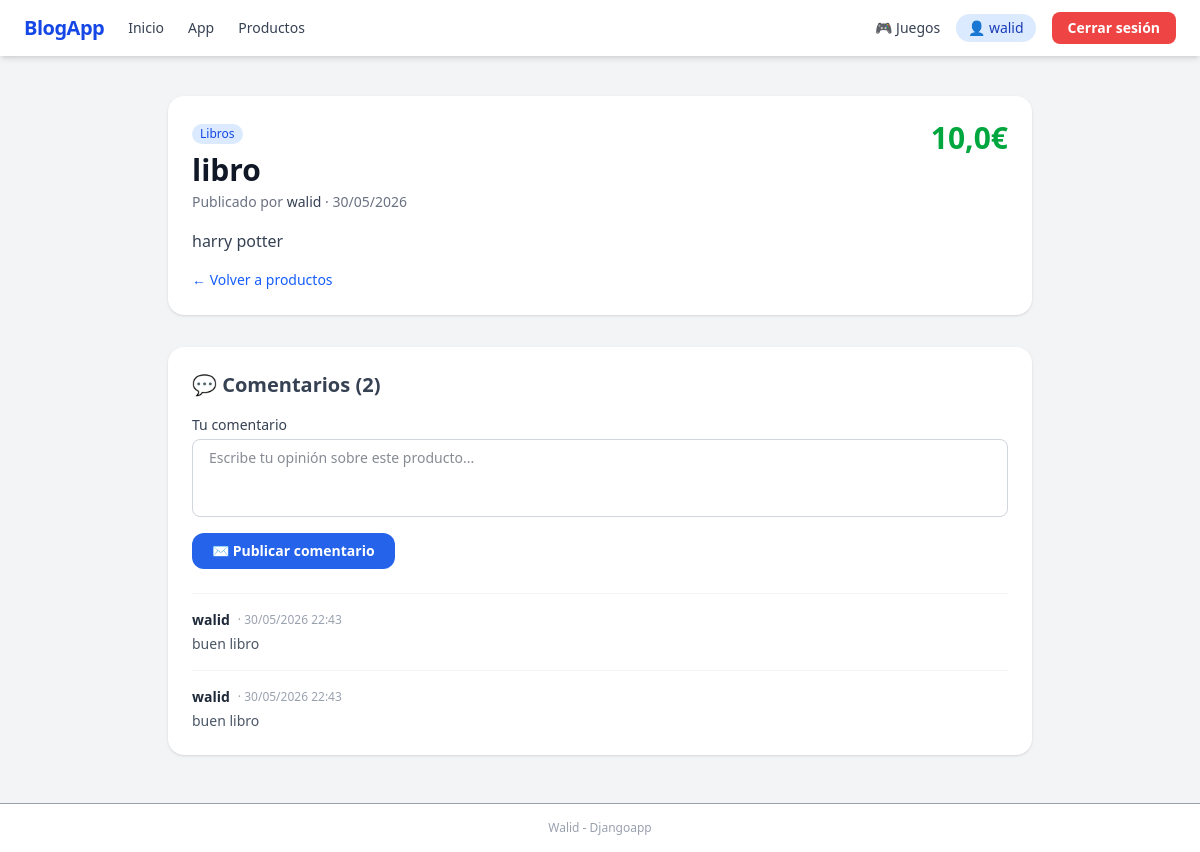
The page /products/4/ (signed in) on the database its author committed.
### djangoapp/models.py (models this page shows, shortened)
class Product(models.Model):
    CATEGORY_CHOICES = [
        ('LIB', 'Libros'),
        ('TEC', 'Tecnología'),
        ('OTR', 'Otros'),
    ]
    name = models.CharField(max_length=100)
    price = models.FloatField()
    description = models.TextField()
    category = models.CharField(max_length=3, choices=CATEGORY_CHOICES)
    user = models.ForeignKey(User, on_delete=models.CASCADE)
    date_published = models.DateTimeField(auto_now_add=True)

### comments/models.py (models this page shows, shortened)
class Comment(models.Model):
    product = models.ForeignKey(Product, on_delete=models.CASCADE, related_name='comments')
    author = models.ForeignKey(User, on_delete=models.CASCADE)
    text = models.TextField(max_length=1000)
    created_at = models.DateTimeField(auto_now_add=True)

### djangoapp/views.py (the view)
# urls.py: path('products/<int:pk>/', views.product_detail, name='product_detail'),      # NUEVO
@login_required(login_url="/users/login/")
def product_detail(request, pk):
    from .models import Product
    product = Product.objects.get(pk=pk)
    comments = product.comments.all().order_by('-created_at')
    form = CommentForm()
    return render(request, 'djangoapp/product_detail.html', {
        'product': product,
        'comments': comments,
        'form': form,
    })

### comments/forms.py
class CommentForm(forms.ModelForm):
    class Meta:
        model = Comment
        fields = ['text']
        labels = {'text': 'Tu comentario'}
        widgets = {
            'text': forms.Textarea(attrs={
                'rows': 3,
                'placeholder': 'Escribe tu opinión sobre este producto...',
                'class': 'block w-full px-4 py-2 rounded-lg border border-gray-300 dark:border-gray-600 bg-white dark:bg-gray-700 text-gray-900 dark:text-gray-100 focus:outline-none focus:ring-2 focus:ring-blue-500 text-sm resize-none'
            }),
        }

### djangoapp/templates/djangoapp/product_detail.html (shortened to what this page needs)
{% extends "base.html" %}
{% block content %}
<div class="bg-white dark:bg-gray-800 rounded-2xl shadow p-6 mb-8">
    <div class="flex justify-between items-start flex-wrap gap-4">
        <div>
            <span class="text-xs bg-blue-100 text-blue-700 dark:bg-blue-900 dark:text-blue-200 px-2 py-0.5 rounded-full mb-2 inline-block">
                {{ product.get_category_display }}
            </span>
            <h1 class="text-3xl font-extrabold text-gray-900 dark:text-gray-100">{{ product.name }}</h1>
            <p class="text-gray-500 dark:text-gray-400 text-sm mt-1">
                Publicado por <span class="font-medium text-gray-700 dark:text-gray-300">{{ product.user }}</span>
                · {{ product.date_published|date:"d/m/Y" }}
            </p>
        </div>
        <span class="text-3xl font-extrabold text-green-600 dark:text-green-400">{{ product.price }}€</span>
    </div>
    <p class="text-gray-700 dark:text-gray-300 mt-4 leading-relaxed">{{ product.description }}</p>
    <a href="{% url 'djangoapp:products_list' %}"
        class="inline-block mt-4 text-sm text-blue-600 hover:underline">← Volver a productos</a>
</div>
<div class="bg-white dark:bg-gray-800 rounded-2xl shadow p-6">
    <h2 class="text-xl font-bold text-gray-700 dark:text-gray-200 mb-4">
        💬 Comentarios ({{ comments.count }})
    </h2>
    {% if user.is_authenticated %}
    <form action="{% url 'djangoapp:add_comment' product.pk %}" method="post" class="mb-6">
        {% for field in form %}
            <div class="mb-2">
                <label class="block text-sm font-medium text-gray-700 dark:text-gray-300 mb-1">
                    {{ field.label }}
                </label>
                {{ field }}
            </div>
        {% endfor %}
        <button type="submit"
            class="mt-2 px-5 py-2 rounded-xl text-sm font-semibold text-white transition hover:opacity-80"
            style="background-color:#2563eb;">
            ✉️ Publicar comentario
        </button>
    </form>
    {% else %}
    <p class="text-sm text-gray-500 mb-6">
        <a href="{% url 'users:login' %}?next={{ request.path }}" class="text-blue-600 hover:underline">
            Inicia sesión
        </a> para dejar un comentario.
    </p>
    {% endif %}
    {% for comment in comments %}
    <div class="border-t border-gray-100 dark:border-gray-700 pt-4 mt-4">
        <div class="flex items-center gap-2 mb-1">
            <span class="text-sm font-semibold text-gray-800 dark:text-gray-200">{{ comment.author.username }}</span>
            <span class="text-xs text-gray-400">· {{ comment.created_at|date:"d/m/Y H:i" }}</span>
        </div>
        <p class="text-gray-600 dark:text-gray-400 text-sm">{{ comment.text }}</p>
    </div>
    {% empty %}
    <p class="text-gray-400 text-sm text-center py-4">Aún no hay comentarios. ¡Sé el primero!</p>
    {% endfor %}
</div>
{% endblock %}

### theme/templates/base.html (shortened to what this page needs)
{% load static tailwind_tags %}
<!DOCTYPE html>
<html lang="es">
<head>
    {% tailwind_css %}
</head>
<body class="bg-gray-100 dark:bg-gray-900 text-gray-900 dark:text-gray-200 min-h-screen flex flex-col">
    <nav class="bg-white dark:bg-gray-800 shadow-md px-6 py-3 flex items-center justify-between">
        <div class="flex items-center gap-6">
            <a href="{% url 'djangoapp:home' %}" class="text-xl font-bold text-blue-700 dark:text-blue-400 tracking-tight">BlogApp</a>
            <a href="{% url 'djangoapp:home' %}" class="text-sm font-medium text-gray-700 dark:text-gray-300 hover:text-blue-600 transition">Inicio</a>
            <a href="{% url 'djangoapp:app_page' %}" class="text-sm font-medium text-gray-700 dark:text-gray-300 hover:text-blue-600 transition">App</a>
            {% if user.is_authenticated %}
                <a href="{% url 'djangoapp:products_list' %}" class="text-sm font-medium text-gray-700 dark:text-gray-300 hover:text-blue-600 transition">Productos</a>
            {% endif %}
        </div>
        <div class="flex items-center gap-4">
            <a href="{% url 'games:game_list' %}" class="text-sm font-medium text-gray-700 dark:text-gray-300 hover:text-blue-600 transition">🎮 Juegos</a>
            {% if user.is_authenticated %}
                <a href="{% url 'users:profile' %}" class="text-sm bg-blue-100 text-blue-800 dark:bg-blue-900 dark:text-blue-200 px-3 py-1 rounded-full font-medium hover:opacity-80 transition">👤 {{ user.username }}</a>
                <form action="{% url 'users:logout' %}" method="post" style="display:inline;">
                    <button style="background-color:#ef4444; color:#ffffff;" class="text-sm px-4 py-1.5 rounded-lg hover:opacity-80 font-semibold transition">Cerrar sesión</button>
                </form>
            {% else %}
                <a href="{% url 'users:login' %}" class="text-sm font-medium text-blue-600 hover:underline">Iniciar sesión</a>
                <a href="{% url 'users:register' %}" style="background-color:#2563eb; color:#ffffff;" class="text-sm px-4 py-1.5 rounded-lg hover:opacity-80 font-semibold transition">Registrarse</a>
            {% endif %}
        </div>
    </nav>
    <main class="max-w-4xl mx-auto w-full mt-10 px-4 pb-12 flex-1">
        {% block content %}{% endblock content %}
    </main>
    <footer class="bg-white dark:bg-gray-800 border-t text-center text-xs text-gray-400 py-4 mt-auto">
        Walid - Djangoapp
    </footer>
</body>
</html>

### rows shown on the page
Product: category "Libros", name "libro", user "walid", date_published "30/05/2026", price "10,0", description "harry potter"
Comment: author.username "walid", created_at "30/05/2026 22:43", text "buen libro"
Comment: author.username "walid", created_at "30/05/2026 22:43", text "buen libro"

### other values the page prints
{{ user.username }} "walid"
{{ comments.count }} "2"
{{ field.label }} "Tu comentario"
